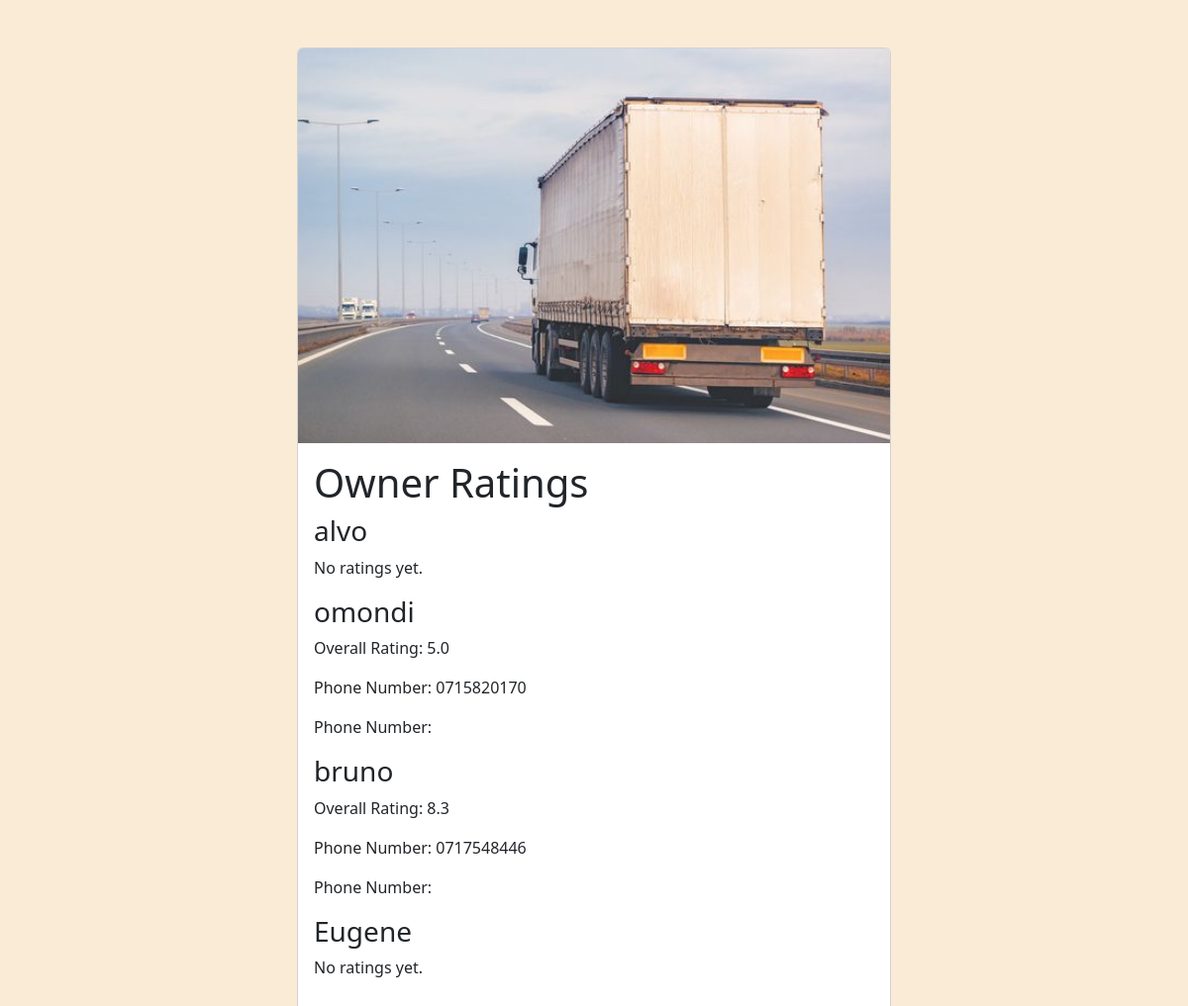
Before: /customer_owner_ratings/ with the older database file.
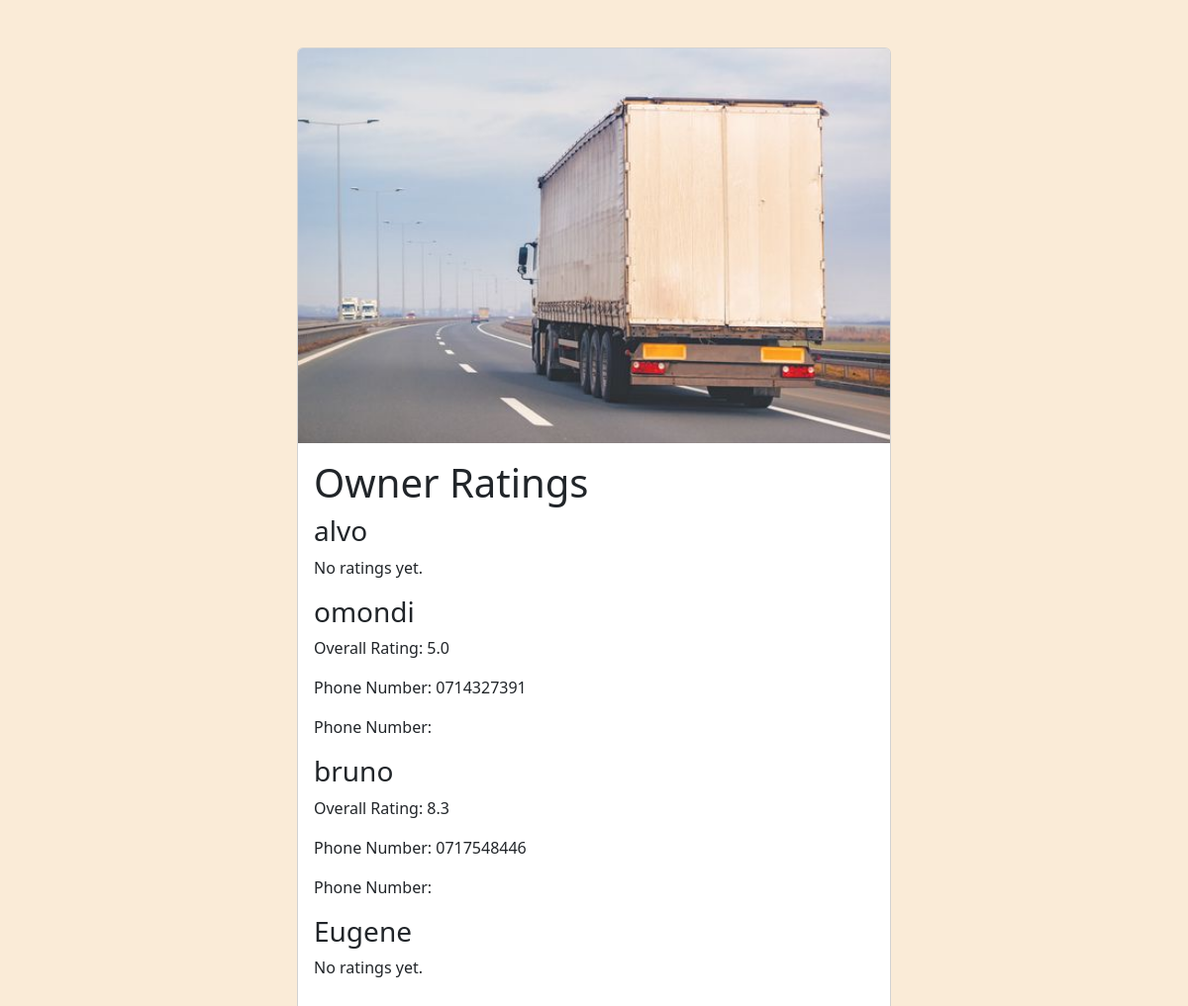
After: the same page with the newer database file.
### accounts/models.py (models this page shows)
class User(AbstractUser):
    name = models.CharField(max_length=200, null=True) #attribute name defined
    email = models.EmailField(unique=True,null=True)

### Owner/models.py (models this page shows, shortened)
class Car(models.Model):
    owner = models.ForeignKey(User, null=True, on_delete=models.CASCADE)
    reg_no = models.CharField(max_length=20, unique=True, validators=[
        RegexValidator('^(K)([ABCDEFGHJKLMNPQRSTUVWXYZ]){2}( ){1}(\d){3}([ABCDEFGHJKLMNPQRSTUVWXYZ])$',
                       message="Invalid Number Plate")])
    image = models.ImageField(upload_to='car_images/')
    description = models.TextField(null=True, blank=True)
    phone_no = models.CharField(max_length=20, unique=True,
                                validators=[RegexValidator('^(0)([127])(\d){8}$', message='Invalid phone numbers')])
    updated = models.DateTimeField(auto_now = True , null=True)
    created = models.DateTimeField(auto_now_add=True, null= True)
    class Meta:
       ordering = ['-updated', '-created']  # Order by updated field in descending order and then by created field in descending order

### accounts/views.py (the view)
# urls.py: path('customer_owner_ratings/', views.view_owner_ratings, name='owner_ratings'),
def view_owner_ratings(request):
    group_name = 'owner'  # The name of the group for owners
    owners_group = Group.objects.get(name=group_name)
    owners = owners_group.user_set.annotate(num_cars=Count('car'))
    owner_ratings = []
    for owner in owners:
        overall_rating = Review.objects.filter(owner=owner).aggregate(Avg('rate'))['rate__avg']
        car = Car.objects.filter(owner=owner).first()
        phone_number = car.phone_no if car else None  # Fetch the phone number from the associated Car object
        owner_ratings.append({
            'owner': owner,
            'overall_rating': overall_rating,
            'phone_number': phone_number
        })
    context = {
        'owner_ratings': owner_ratings,
    }
    return render(request, 'accounts/view_owner_ratings.html', context)

### accounts/templates/accounts/view_owner_ratings.html (shortened to what this page needs)
<!DOCTYPE html>
{%load static%}
<html lang="en">
<head>
  <link href="https://cdn.jsdelivr.net/npm/bootstrap@5.3.0-alpha3/dist/css/bootstrap.min.css" rel="stylesheet">
</head>
<body style="background-color: antiquewhite";>
  <div class="card  mx-auto my-5" style="width: 50%;">
    <img src="{% static 'images/img3.jpg'%}" class="card-img-top" alt="...">
    <div class="card-body">
        <h1>Owner Ratings</h1>
{% for owner_rating in owner_ratings %}
    <h3>{{ owner_rating.owner.username }}</h3>
    {% if owner_rating.overall_rating %}
        <p>Overall Rating: {{ owner_rating.overall_rating|floatformat:1 }}</p>
        <p>Phone Number: {{ owner_rating.phone_number }}</p>
        <p>Phone Number: {{ owner_rating.owner.phone_no }}</p>
    {% else %}
        <p>No ratings yet.</p>
    {% endif %}
{% endfor %}
  </div>
</body>
</html>

Changed rows visible on the page:
changed User "omondi": phone_number "0715820170" → "0714327391"
